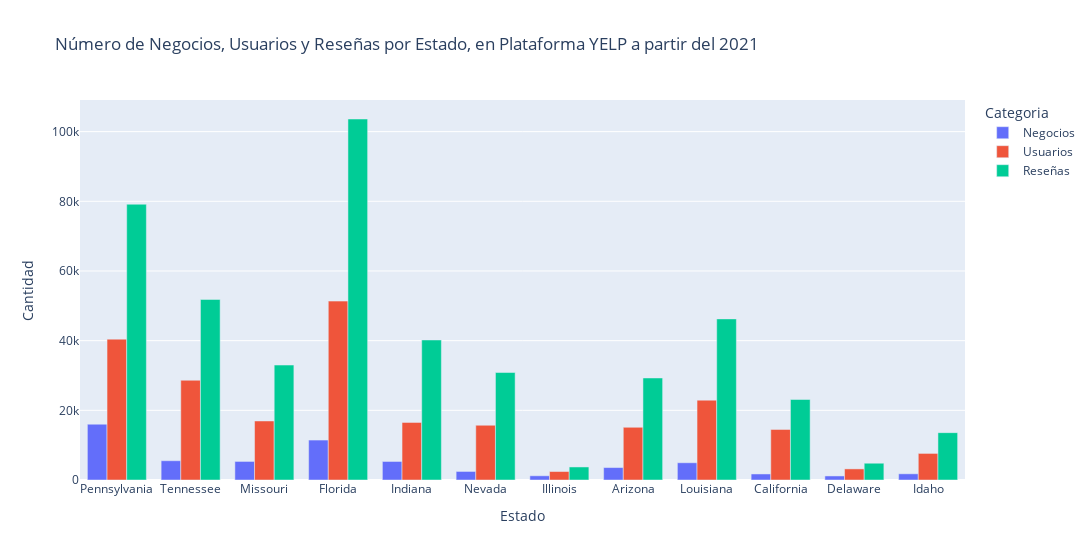

The cell this chart's notebook holds for it:
### Code cell
df_grafico = pd.DataFrame(data)

df_grafico = df_grafico.melt(id_vars='Estado', value_vars=['Negocios', 'Usuarios', 'Reseñas'],
                          var_name='Categoria', value_name='Cantidad')

fig = px.bar(df_grafico, x='Estado', y='Cantidad', color='Categoria', barmode='group',
             title='Número de Negocios, Usuarios y Reseñas por Estado, en Plataforma YELP a partir del 2021', width=1200)

fig.show()

### Figure 1 — Plotly figure (JSON) as saved in the notebook; plotly's stock layout.template omitted (floating-point values rounded to 4 significant figures)
{"data": [{"alignmentgroup": "True", "hovertemplate": "Categoria=Negocios<br>Estado=%{x}<br>Cantidad=%{y}<extra></extra>", "legendgroup": "Negocios", "marker": {"color": "#636efa", "pattern": {"shape": ""}}, "name": "Negocios", "offsetgroup": "Negocios", "orientation": "v", "showlegend": true, "textposition": "auto", "type": "bar", "x": ["Pennsylvania", "Tennessee", "Missouri", "Florida", "Indiana", "Nevada", "Illinois", "Arizona", "Louisiana", "California", "Delaware", "Idaho"], "xaxis": "x", "y": [16020, 5535, 5330, 11468, 5323, 2454, 1209, 3572, 4949, 1734, 1163, 1777], "yaxis": "y"}, {"alignmentgroup": "True", "hovertemplate": "Categoria=Usuarios<br>Estado=%{x}<br>Cantidad=%{y}<extra></extra>", "legendgroup": "Usuarios", "marker": {"color": "#EF553B", "pattern": {"shape": ""}}, "name": "Usuarios", "offsetgroup": "Usuarios", "orientation": "v", "showlegend": true, "textposition": "auto", "type": "bar", "x": ["Pennsylvania", "Tennessee", "Missouri", "Florida", "Indiana", "Nevada", "Illinois", "Arizona", "Louisiana", "California", "Delaware", "Idaho"], "xaxis": "x", "y": [40434, 28631, 16942, 51352, 16540, 15718, 2430, 15128, 22916, 14518, 3185, 7629], "yaxis": "y"}, {"alignmentgroup": "True", "hovertemplate": "Categoria=Reseñas<br>Estado=%{x}<br>Cantidad=%{y}<extra></extra>", "legendgroup": "Reseñas", "marker": {"color": "#00cc96", "pattern": {"shape": ""}}, "name": "Reseñas", "offsetgroup": "Reseñas", "orientation": "v", "showlegend": true, "textposition": "auto", "type": "bar", "x": ["Pennsylvania", "Tennessee", "Missouri", "Florida", "Indiana", "Nevada", "Illinois", "Arizona", "Louisiana", "California", "Delaware", "Idaho"], "xaxis": "x", "y": [79165, 51833, 32998, 103629, 40198, 30853, 3742, 29290, 46247, 23111, 4814, 13592], "yaxis": "y"}], "layout": {"barmode": "group", "legend": {"title": {"text": "Categoria"}, "tracegroupgap": 0}, "title": {"text": "Número de Negocios, Usuarios y Reseñas por Estado, en Plataforma YELP a partir del 2021"}, "width": 1200, "xaxis": {"anchor": "y", "domain": [0, 1], "title": {"text": "Estado"}}, "yaxis": {"anchor": "x", "domain": [0, 1], "title": {"text": "Cantidad"}}}}
